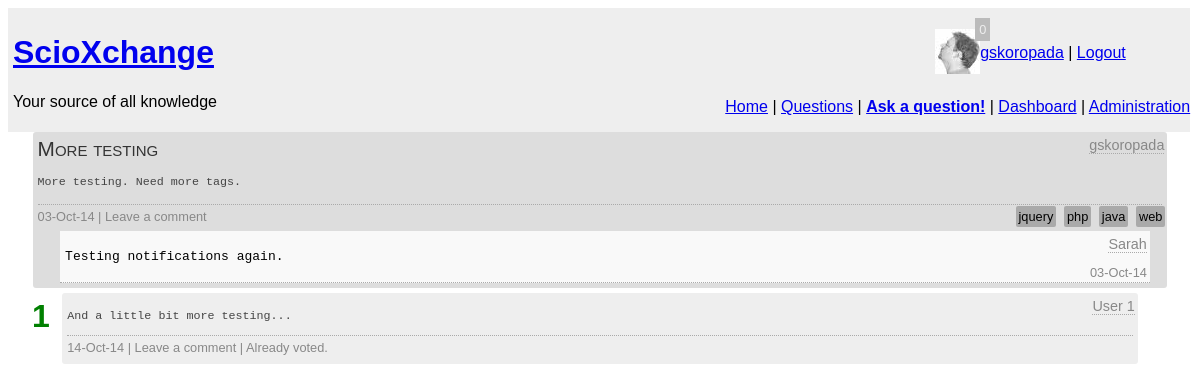
Page /question.php?id=20 (signed in) on the committed database.
### tables this page shows
CREATE TABLE `question` (
  `question_id` int(10) unsigned NOT NULL AUTO_INCREMENT,
  `author` int(10) unsigned NOT NULL COMMENT 'Foreign Key',
  `question_title` text,
  `content` longtext,
  `tags` text,
  `timestamp` datetime NOT NULL,
  PRIMARY KEY (`question_id`),
  KEY `author` (`author`),
  CONSTRAINT `question_ibfk_1` FOREIGN KEY (`author`) REFERENCES `user` (`UserID`)
);

CREATE TABLE `user` (
  `UserID` int(11) unsigned NOT NULL AUTO_INCREMENT,
  `email` varchar(30) NOT NULL,
  `screenName` varchar(25) NOT NULL,
  `reputation` float DEFAULT '0',
  `role` int(11) DEFAULT '0',
  `avatar` varchar(20) DEFAULT NULL,
  `pwd` varchar(255) NOT NULL,
  `active` bit(1) NOT NULL DEFAULT b'0',
  `moderated` bit(1) NOT NULL DEFAULT b'1',
  `pwdChange` bit(1) DEFAULT b'0',
  PRIMARY KEY (`UserID`)
);

CREATE TABLE `comment` (
  `comment_id` int(10) unsigned NOT NULL AUTO_INCREMENT,
  `comment_author` int(10) unsigned NOT NULL,
  `comment` longtext NOT NULL,
  `link` int(10) unsigned NOT NULL,
  `link_to` tinyint(4) DEFAULT NULL,
  `timestamp` datetime DEFAULT NULL,
  PRIMARY KEY (`comment_id`),
  KEY `author` (`comment_author`),
  KEY `link` (`link`),
  CONSTRAINT `comment_ibfk_1` FOREIGN KEY (`comment_author`) REFERENCES `user` (`UserID`)
);

CREATE TABLE `answer` (
  `answer_id` int(10) unsigned NOT NULL AUTO_INCREMENT,
  `author` int(10) unsigned NOT NULL,
  `content` longtext NOT NULL,
  `positive_votes` int(11) NOT NULL DEFAULT '0',
  `negative_votes` int(11) NOT NULL DEFAULT '0',
  `question` int(10) unsigned NOT NULL,
  `timestamp` datetime DEFAULT NULL,
  PRIMARY KEY (`answer_id`),
  KEY `author` (`author`),
  KEY `answer_question_idx` (`question`),
  CONSTRAINT `answer_ibfk_1` FOREIGN KEY (`author`) REFERENCES `user` (`UserID`),
  CONSTRAINT `answer_question` FOREIGN KEY (`question`) REFERENCES `question` (`question_id`) ON DELETE CASCADE ON UPDATE CASCADE
);

### vote.php (called while the page is built, shortened)
<?php
function checkVote($id) {
	global $con;
	$query = "SELECT count(answer) as voted FROM vote_tracking WHERE author=".$_SESSION['userid']." AND answer=".$id;
	$result = mysqli_query($con, $query);
	if(!$result) {
		echo "DB Error";
	} else{
		$voted = mysqli_fetch_array($result);
		if($voted['voted'] == 0) {
			return true;
		} else {
			return false;
		}
	}
}
?>

### question.php (the view, shortened to what this page needs)
<?php
require ("connect.php");
$sql = 'SELECT author, question_title, content, tags, timestamp, screenName FROM question INNER JOIN user ON author = UserID WHERE question_id = '.$_GET['id'];
$result = mysqli_query($con, $sql);
$question = mysqli_fetch_assoc($result);
include "html_start.php";
include "header.php";
require "vote.php";
require "questions_backend.php";
$d = new DateTime($question['timestamp']);
echo "<div id='wrapper'>";
echo "<div class='question'><p class='qtitle'>".$question['question_title']."</p>";
echo "<span class='qexcerpt'><p><pre>".$question['content']."</pre></p></span>";
echo "<span class='qstats'>".date_format($d,"d-M-y");
if(isset($_SESSION['userid'])) {
	echo " | <span id='".$_GET['id']."' class='btnQComment click_option'>Leave a comment</span>";
}
echo "<span class='tags'>";
$tags = explode(',' , $question['tags']);
foreach($tags as $tag) {
	$tag = trim($tag);
	echo "<a href='tag.php?tag=$tag'>$tag</a> ";
}
echo "</span></span><span class='qauthor'><a href=\"user_profile.php?id=".$question['author']."\">" . $question['screenName']."</a></span>";
getComments(0, $_GET['id'] );
echo "</div>";
getAnswers($_GET['id'], false);
echo "</div>";
require("html_end.php");
?>

### questions_backend.php (shortened to what this page needs)
<?php
function getAnswers($id, $slider) {
	global $con;
	$sql = "SELECT answer_id, author, content, (positive_votes-negative_votes) as rating, screenName, timestamp FROM answer INNER JOIN user on author = UserID WHERE question = $id ORDER BY rating DESC";
	$result = mysqli_query($con, $sql);
	while($answers = mysqli_fetch_assoc($result)) {
		echo "<div class='answer' id='ans_".$answers['answer_id']."'><span class='ans_content'><pre>".$answers['content']."</pre></span><span class='aauthor'><a href=\"user_profile.php?id="
				.$answers['author']."\">".$answers['screenName']."</a></span>";
		echo "<span id='rating_".$answers['answer_id']."' class='rating ";
		if($answers['rating']>0) {
			echo "r_pos";
		} else if ($answers['rating']<0){
			echo "r_neg";
		}
		echo "'>".$answers['rating']."</span>";
		echo "<div class='astats'>".date_format(new DateTime($answers['timestamp']), "d-M-y");
		if(isset($_SESSION['userid'])) {
			echo " | <span id='".$answers['answer_id']."' class='click_option btnAComment'>Leave a comment</span>";
			if(checkVote($answers['answer_id'])) {
				if($_SESSION['userid'] != $answers['author']) {
					echo " | <span id='".$answers['answer_id']."' class='click_option thumb_up'>Thumbs Up</span>";
					echo " | <span id='".$answers['answer_id']."' class='click_option thumb_down'>Thumbs down</span>";
				}
			} else {
				echo " | Already voted.";
			}
		}
		echo "</div>";
		echo "</div>";
	}
}
function getComments($type, $id) {
	global $con;
	$sql = "SELECT comment_id, screenName, comment, timestamp, comment_author FROM comment INNER JOIN user ON UserID = comment_author WHERE link = $id AND link_to = $type";
	$result = mysqli_query($con, $sql);
	while($comment = mysqli_fetch_assoc($result)) {
		echo "<div class='comment'>";
		echo "<span class='cauthor'><a href='user_profile.php?id=".$comment['comment_author']."'>".$comment['screenName']."</a></span>";
		echo "<pre>".$comment['comment']."</pre>";
		echo "<span class='comment_timestamp'>".date_format(new DateTime($comment['timestamp']), "d-M-y")."</span>";
		echo "</div>";
	}
}
?>

### styles/main.css (style rules this page uses)
body { font-family: sans-serif; }
#wrapper { position: relative; float: left; clear: right; width: 100%; }

### styles/questions.css (style rules this page uses)
.question { position: relative; width: 95%; background-color: #ddd; margin: auto; margin-bottom: 5px; padding: 5px; border-radius: 3px; }
.rating { position: absolute; top: 3px; left: -3%; font-size: 2em; font-weight: 900; padding: 2px; }
.r_pos { color: green; }
.answer { position: relative; width: 90%; background-color: #eee; margin: auto; margin-bottom: 5px; padding: 5px; border-radius: 3px; }
.comment { width: 96%; margin-left: 2%; background-color: #f9f9f9; padding: 5px; border-bottom: dotted 1px #aaa; position: relative; }
.comment_timestamp { font-size: 0.8em; color: #888; position: absolute; bottom: 2px; right: 3px; }
.qtitle { font-size: 1.3em; font-variant: small-caps; padding: 0px; margin: 0px; margin-bottom: 4px; color: #333; }
.qauthor { position: absolute; top: 5px; right: 3px; font-size: 0.9em; border-bottom: dotted 1px #aaa; }
.aauthor { position: absolute; top: 5px; right: 3px; font-size: 0.9em; border-bottom: dotted 1px #aaa; }
.cauthor { position: absolute; top: 5px; right: 3px; font-size: 0.9em; border-bottom: dotted 1px #aaa; }
.qauthor > a:link, .qauthor > a:visited, .aauthor > a:link, .aauthor > a:visited, .cauthor > a:link, .cauthor > a:visited { color: #888; text-decoration: none; }
.qexcerpt { color: #444; font-size: 0.9em; display: block; }
.ans_content { color: #444; font-size: 0.9em; display: block; }
.qstats { margin-top: 3px; margin-bottom: 3px; border-top: dotted 1px #aaa; width: 100%; display: block; padding-top: 4px; padding-bottom: 4px; font-size: 0.8em; color: #888; }
.astats { margin-top: 3px; border-top: dotted 1px #aaa; width: 100%; display: block; padding-top: 4px; padding-bottom: 4px; font-size: 0.8em; color: #888; }
.tags { position: absolute; right: 0px; text-align: right; }
.tags > a:link, .tags > a:visited { background-color: #aaa; padding: 3px; margin: 2px; border-radius: 2px; color: black; text-decoration: none; }

### rows in the picture
question: question_title "More testing", content "More testing. Need more tags.", timestamp "03-Oct-14", tags "jquery", tags "php", tags "java", tags "web", author.screenName "gskoropada"
comment: comment_author.screenName "Sarah", comment "Testing notifications again.", timestamp "03-Oct-14"
answer: content "And a little bit more testing...", author.screenName "User 1", rating "1", timestamp "14-Oct-14"

### other values in the picture
$nots "0"
$_SESSION['screenname'] "gskoropada"
